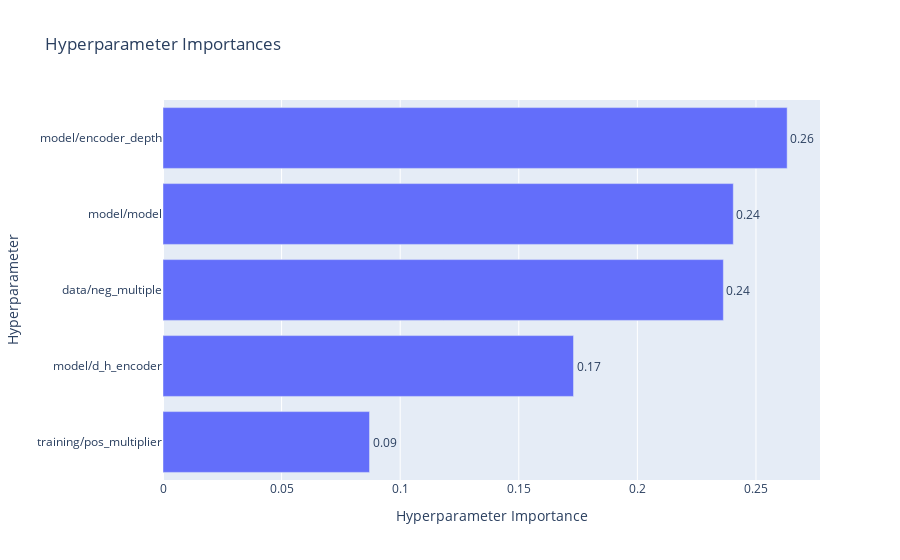

Here is the notebook cell this chart was saved with:
### Code cell
fig = plot_param_importances(study)
fig.show()

### Figure 1 — Plotly figure (JSON) as saved in the notebook; plotly's stock layout.template omitted (floating-point values rounded to 4 significant figures)
{"data": [{"cliponaxis": false, "hovertemplate": ["training/pos_multiplier (IntDistribution): 0.08707512497334298<extra></extra>", "model/d_h_encoder (IntDistribution): 0.17307710767947818<extra></extra>", "data/neg_multiple (IntDistribution): 0.23625564867615798<extra></extra>", "model/model (CategoricalDistribution): 0.2404470261867611<extra></extra>", "model/encoder_depth (IntDistribution): 0.26314509248425977<extra></extra>"], "name": "Objective Value", "orientation": "h", "text": ["0.09", "0.17", "0.24", "0.24", "0.26"], "textposition": "outside", "type": "bar", "x": [0.08708, 0.1731, 0.2363, 0.2404, 0.2631], "y": ["training/pos_multiplier", "model/d_h_encoder", "data/neg_multiple", "model/model", "model/encoder_depth"]}], "layout": {"title": {"text": "Hyperparameter Importances"}, "xaxis": {"title": {"text": "Hyperparameter Importance"}}, "yaxis": {"title": {"text": "Hyperparameter"}}}}
